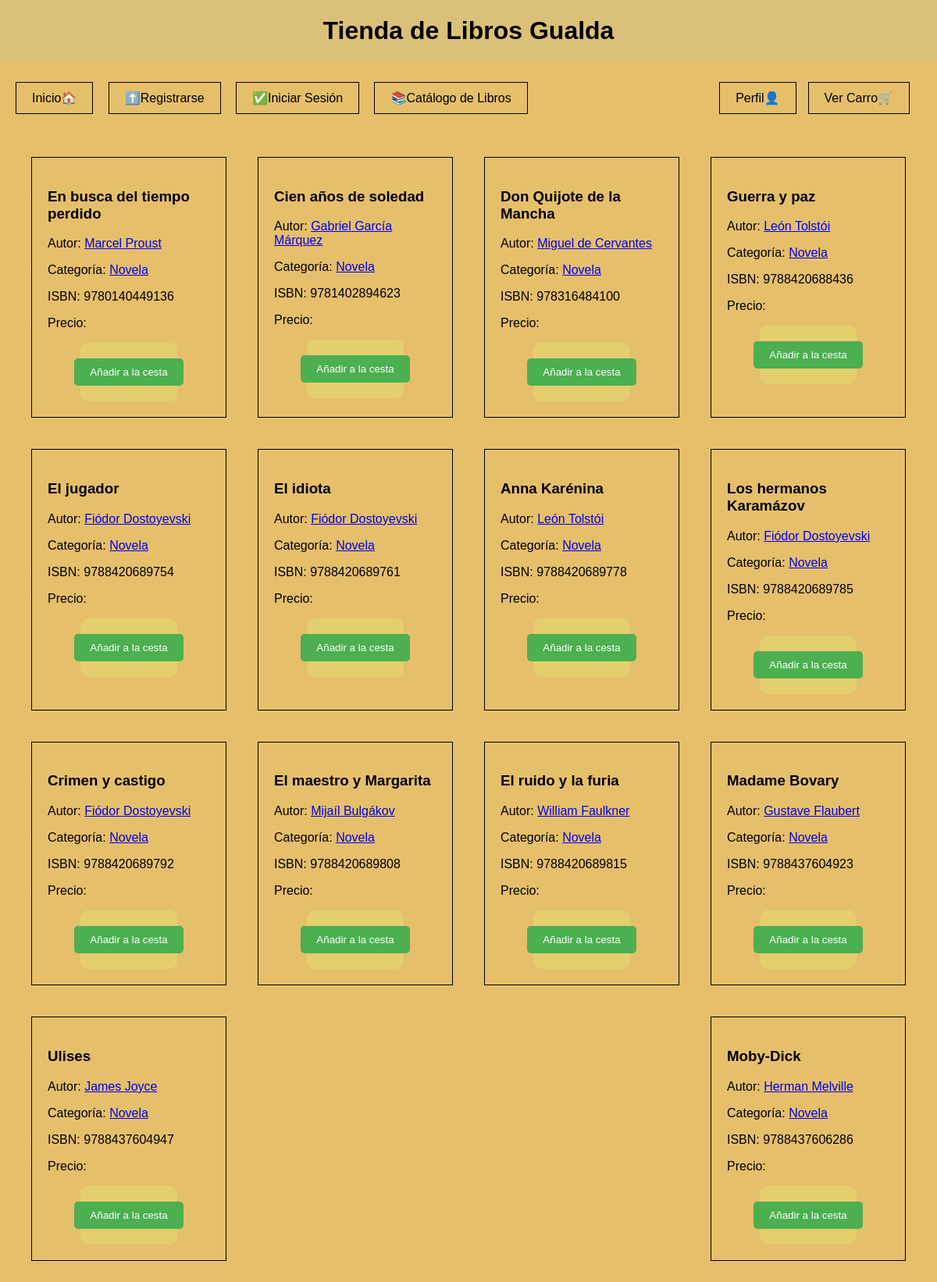
The app's page /buscar.php?query=Novela with its own data.
### tables this page shows
CREATE TABLE libros (
    isbn VARCHAR(255) PRIMARY KEY,
    titulo VARCHAR(255),
    autor VARCHAR(255),
    categoria VARCHAR(255)
);

### buscar.php (the view, shortened to what this page needs)
<!DOCTYPE html>
<html lang="es">
<head>
    <link rel="stylesheet" href="estilos.css">
</head>
<body>
    <header>
        <h1>Tienda de Libros Gualda</h1>
    </header>
    <nav>
        <a href="index.html">Inicio🏠</a>
        <a href="registro.html">⬆️Registrarse</a>
        <a href="login.html">✅Iniciar Sesión</a>
        <a href="catalogo.php">📚Catálogo de Libros</a>
        <a href="carrito.php" style="float: right;">Ver Carro🛒</a>
        <a href="perfil.php" style="float: right;">Perfil👤</a>
    </nav>
<?php
$query = $_GET['query'];
$conexion = new mysqli('localhost', 'administrador', 'qwe_123', 'tienda_libros');
$sql = "SELECT * FROM libros WHERE titulo LIKE '%$query%' OR autor LIKE '%$query%' OR categoria LIKE '%$query%'";
$resultado = $conexion->query($sql);
if ($resultado->num_rows > 0) {
    echo "<div class='catalogo'>";
    while($libro = $resultado->fetch_assoc()) {
        echo "<div class='libro'>";
        echo "<h3>" . $libro['titulo'] . "</h3>";
        echo "<p>Autor: <a href='buscar.php?query=" . urlencode($libro['autor']) . "'>" . $libro['autor'] . "</a></p>";
        echo "<p>Categoría: <a href='buscar.php?query=" . urlencode($libro['categoria']) . "'>" . $libro['categoria'] . "</a></p>";
        echo "<p>ISBN: " . $libro['isbn'] . "</p>";
        echo "<p>Precio: " . $libro['precio'] . "</p>";
        echo '<form action="añadir_a_la_cesta.php" method="post">
                <input type="hidden" name="isbn" value="' . $libro["isbn"] . '">
                <input type="submit" value="Añadir a la cesta">
              </form>';
        echo "</div>";
    }
    echo "</div>";
} else {
    echo "<p>No se encontraron libros que coincidan con tu búsqueda.</p>";
}
?>
</body>
</html>

### estilos.css (style rules this page uses)
body { font-family: Arial, sans-serif; margin: 0; padding: 0; background-color: #e6bf6b; display: flex; flex-direction: column; min-height: 100vh; background-repeat: no-repeat; background-size: cover; }
header { background-color: #dac078; color: #000000; top: 0; left: 0; width: 100%; z-index: 1; box-sizing: border-box; text-align: center; display: flex; justify-content: center; align-items: center; font-family: 'Optima', sans-serif; }
nav { position: relative; top: 5px; left: 0; width: 100%; z-index: 1; padding: 20px; box-sizing: border-box; }
nav a { margin-right: 15px; text-decoration: none; color: #000000; padding: 10px; transition: background-color 0.3s ease; border: 1px solid #000000; display: inline-block; padding: 10px 20px; }
.catalogo { display: flex; flex-wrap: wrap; justify-content: space-between; padding: 20px; }
.libro { flex-basis: calc(25% - 40px); border: 1px solid #000; padding: 20px; margin: 20px; box-sizing: border-box; transition: box-shadow 0.3s ease; }
form { display: flex; flex-direction: column; align-items: center; gap: 10px; background-color: #e4ce6e; padding: 20px; border-radius: 10px; width: 40%; margin: 0 auto; }
form input[type="submit"] { width: auto; background-color: #4CAF50; color: white; padding: 10px 20px; border: none; border-radius: 5px; cursor: pointer; }

### records on screen
libros: titulo "En busca del tiempo perdido", autor "Marcel Proust", categoria "Novela", isbn "9780140449136"
libros: titulo "Cien años de soledad", autor "Gabriel García Márquez", categoria "Novela", isbn "9781402894623"
libros: titulo "Don Quijote de la Mancha", autor "Miguel de Cervantes", categoria "Novela", isbn "978316484100"
libros: titulo "Guerra y paz", autor "León Tolstói", categoria "Novela", isbn "9788420688436"
libros: titulo "El jugador", autor "Fiódor Dostoyevski", categoria "Novela", isbn "9788420689754"
libros: titulo "El idiota", autor "Fiódor Dostoyevski", categoria "Novela", isbn "9788420689761"
libros: titulo "Anna Karénina", autor "León Tolstói", categoria "Novela", isbn "9788420689778"
libros: titulo "Los hermanos Karamázov", autor "Fiódor Dostoyevski", categoria "Novela", isbn "9788420689785"
libros: titulo "Crimen y castigo", autor "Fiódor Dostoyevski", categoria "Novela", isbn "9788420689792"
libros: titulo "El maestro y Margarita", autor "Mijaíl Bulgákov", categoria "Novela", isbn "9788420689808"
libros: titulo "El ruido y la furia", autor "William Faulkner", categoria "Novela", isbn "9788420689815"
libros: titulo "Madame Bovary", autor "Gustave Flaubert", categoria "Novela", isbn "9788437604923"
libros: titulo "Ulises", autor "James Joyce", categoria "Novela", isbn "9788437604947"
libros: titulo "Moby-Dick", autor "Herman Melville", categoria "Novela", isbn "9788437606286"
